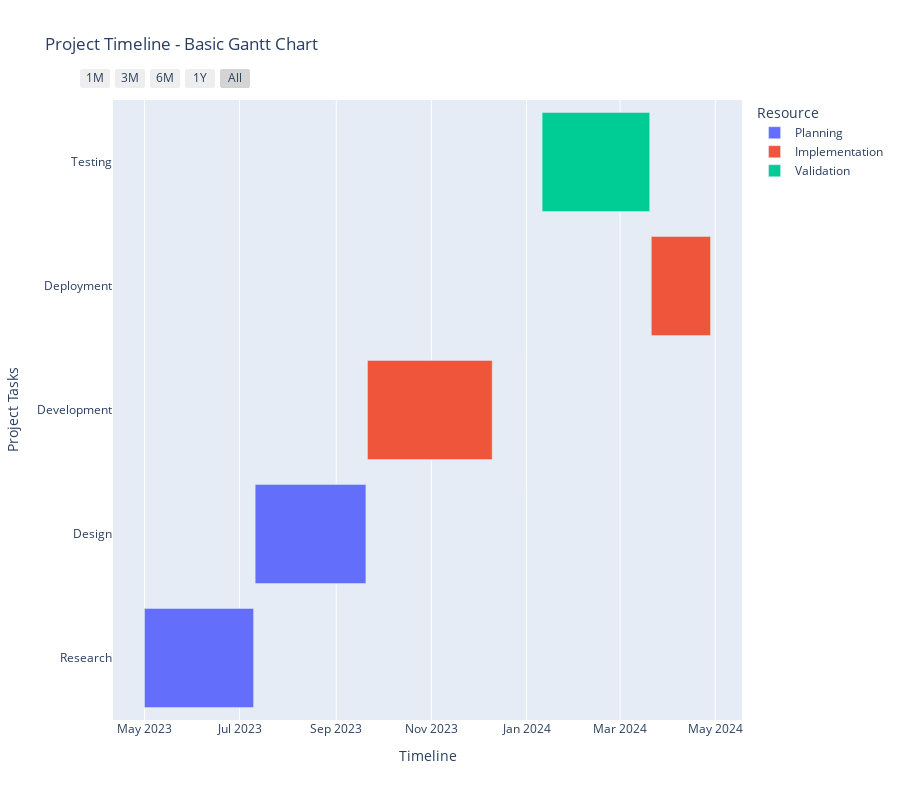

Notebook code for this chart:
### Markdown cell above
## Example 3: Gantt Chart with Task Categories

### Code cell
import plotly.express as px
import pandas as pd

# Create sample data
tasks = [
    dict(Task="Research", Start='2023-05-01', Finish='2023-07-10', Resource="Planning"),
    dict(Task="Design", Start='2023-07-11', Finish='2023-09-20', Resource="Planning"),
    dict(Task="Development", Start='2023-09-21', Finish='2023-12-10', Resource="Implementation"),
    dict(Task="Testing", Start='2024-01-11', Finish='2024-03-20', Resource="Validation"),
    dict(Task="Deployment", Start='2024-03-21', Finish='2024-04-28', Resource="Implementation")
]

df = pd.DataFrame(tasks)

# Create Gantt Chart
fig = px.timeline(
    df,
    x_start="Start",
    x_end="Finish",
    y="Task",
    color="Resource",
    title="Project Timeline - Basic Gantt Chart"
)

# Customize layout
fig.update_layout(
    xaxis_title="Timeline",
    yaxis_title="Project Tasks",
    xaxis=dict(
        rangeselector=dict(
            buttons=list([
                dict(count=1, label="1M", step="month", stepmode="backward"),
                dict(count=3, label="3M", step="month", stepmode="backward"),
                dict(count=6, label="6M", step="month", stepmode="backward"),
                dict(count=1, label="1Y", step="year", stepmode="backward"),
                dict(step="all", label="All")
            ])
        )
    )
    ,
    height=800
)

fig.show()

### Figure 1 — Plotly figure (JSON) as saved in the notebook; plotly's stock layout.template omitted (floating-point values rounded to 4 significant figures)
{"data": [{"base": ["2023-05-01T00:00:00.000000000", "2023-07-11T00:00:00.000000000"], "hovertemplate": "Resource=Planning<br>Start=%{base}<br>Finish=%{x}<br>Task=%{y}<extra></extra>", "legendgroup": "Planning", "marker": {"color": "#636efa", "pattern": {"shape": ""}}, "name": "Planning", "orientation": "h", "showlegend": true, "textposition": "auto", "type": "bar", "x": [6048000000, 6134400000], "xaxis": "x", "y": ["Research", "Design"], "yaxis": "y"}, {"base": ["2023-09-21T00:00:00.000000000", "2024-03-21T00:00:00.000000000"], "hovertemplate": "Resource=Implementation<br>Start=%{base}<br>Finish=%{x}<br>Task=%{y}<extra></extra>", "legendgroup": "Implementation", "marker": {"color": "#EF553B", "pattern": {"shape": ""}}, "name": "Implementation", "orientation": "h", "showlegend": true, "textposition": "auto", "type": "bar", "x": [6912000000, 3283200000], "xaxis": "x", "y": ["Development", "Deployment"], "yaxis": "y"}, {"base": ["2024-01-11T00:00:00.000000000"], "hovertemplate": "Resource=Validation<br>Start=%{base}<br>Finish=%{x}<br>Task=%{y}<extra></extra>", "legendgroup": "Validation", "marker": {"color": "#00cc96", "pattern": {"shape": ""}}, "name": "Validation", "orientation": "h", "showlegend": true, "textposition": "auto", "type": "bar", "x": [5961600000], "xaxis": "x", "y": ["Testing"], "yaxis": "y"}], "layout": {"barmode": "overlay", "height": 800, "legend": {"title": {"text": "Resource"}, "tracegroupgap": 0}, "title": {"text": "Project Timeline - Basic Gantt Chart"}, "xaxis": {"anchor": "y", "domain": [0, 1], "rangeselector": {"buttons": [{"count": 1, "label": "1M", "step": "month", "stepmode": "backward"}, {"count": 3, "label": "3M", "step": "month", "stepmode": "backward"}, {"count": 6, "label": "6M", "step": "month", "stepmode": "backward"}, {"count": 1, "label": "1Y", "step": "year", "stepmode": "backward"}, {"label": "All", "step": "all"}]}, "title": {"text": "Timeline"}, "type": "date"}, "yaxis": {"anchor": "x", "domain": [0, 1], "title": {"text": "Project Tasks"}}}}
